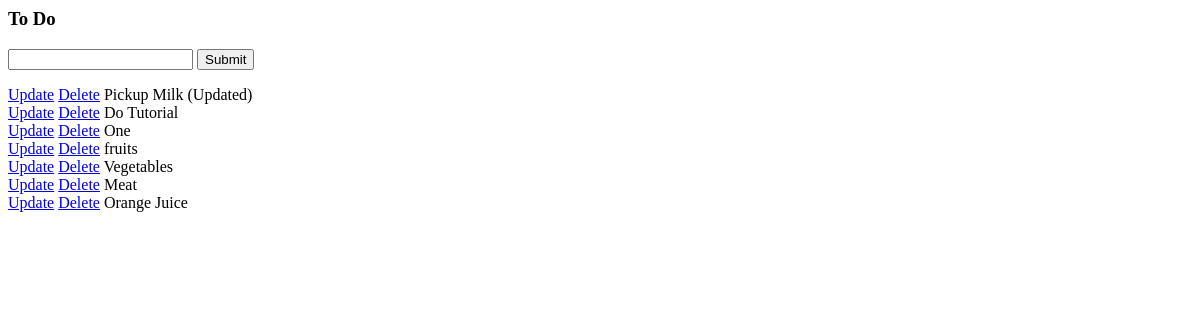
Before: / with the older database file.
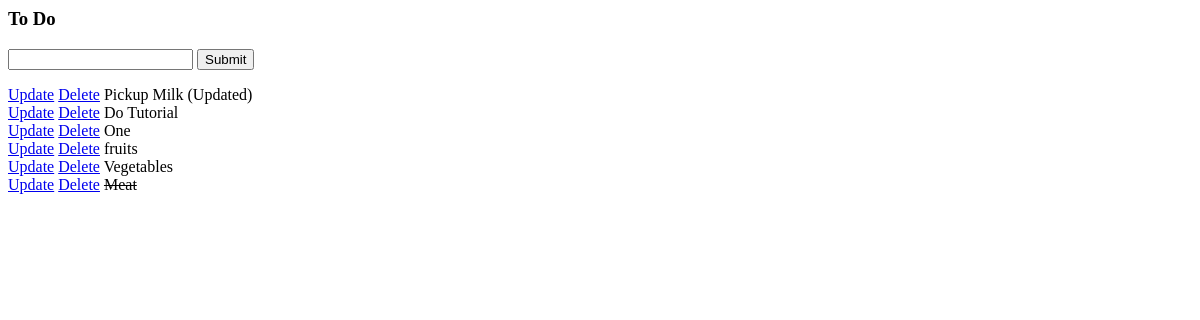
After: the same page with the newer database file.
### tasks/models.py (models this page shows)
class Task(models.Model):
	title = models.CharField(max_length=200)
	complete = models.BooleanField(default=False)
	created = models.DateTimeField(auto_now_add=True)
	def __str__(self):
		return self.title

### tasks/views.py (the view)
# urls.py: path('', views.index, name="list"),
def index(request):
	tasks = Task.objects.all()
	form = TaskForm()
	if request.method == 'POST':
		form = TaskForm(request.POST)
		if form.is_valid():
			form.save()
		return redirect('/')
	context = {'tasks': tasks, 'form': form}
	return render(request, 'tasks/list.html', context)

### tasks/forms.py
class TaskForm(forms.ModelForm):
	class Meta:
		model = Task
		fields = '__all__'

### tasks/templates/tasks/list.html (shortened to what this page needs)
<h3>To Do</h3>
<form method="POST" action="/">
	{{form.title}}
	<input type="submit" name="Create Task">
</form>
{% for task in tasks %}
	<div>
		<a href="{% url 'update_task' task.id %}">Update</a>
		<a href="{% url 'delete' task.id %}">Delete</a>
		{% if task.complete == True %}
		<strike>{{task}}</strike>
		{% else %}
		<span>{{task}}</span>
		{% endif %}
	</div>
{% endfor %}

Changed rows visible on the page:
removed Task: title "Orange Juice"
changed Task "Meat": complete False → True (drawn)
